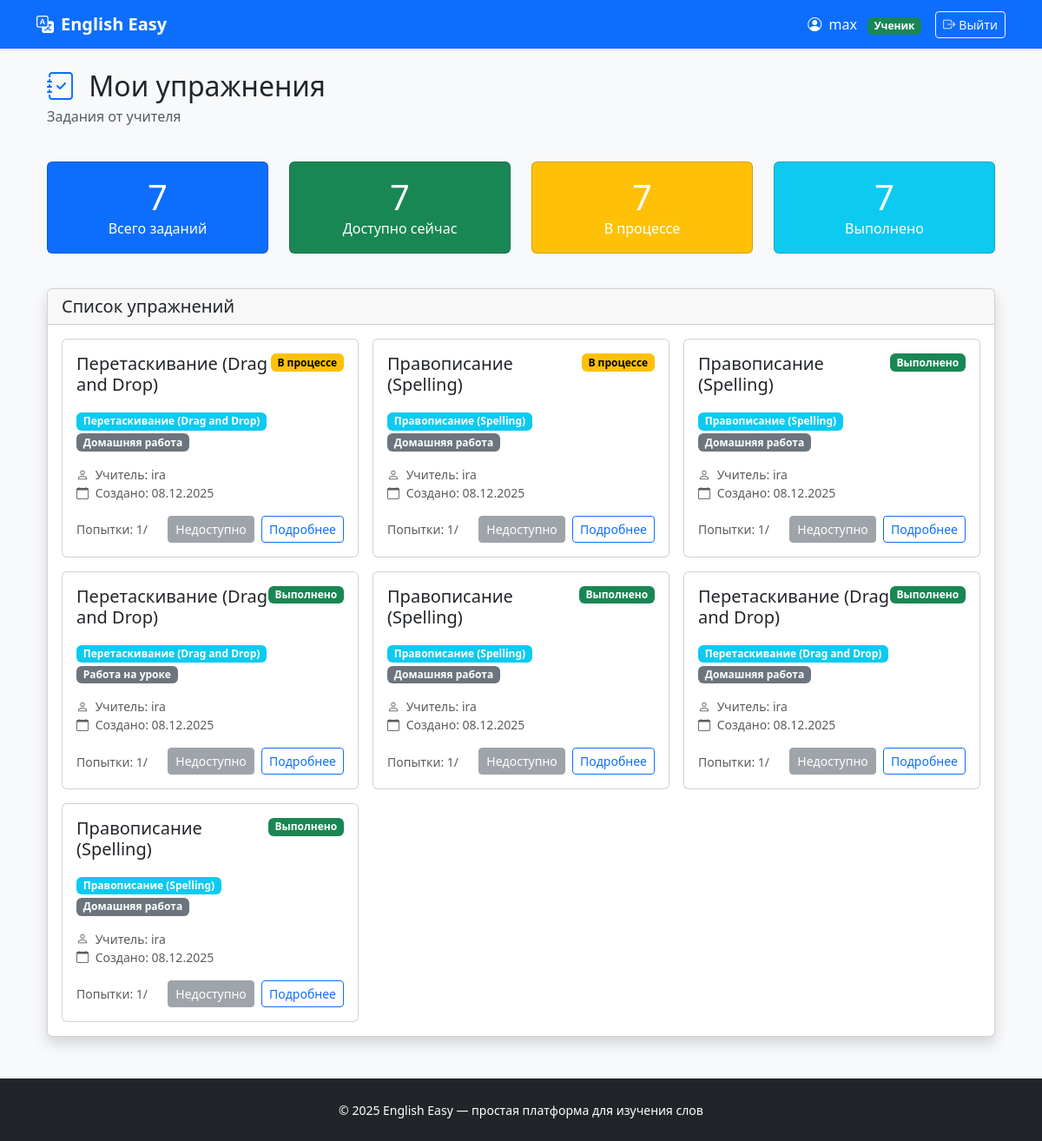
The page /exercises/my/ (signed in) on the database its author committed.
### users/models.py (models this page shows, shortened)
class User(AbstractUser):
    ROLE_CHOICES = (
        ('teacher', 'Учитель'),
        ('student', 'Ученик'),
    )
    role = models.CharField(max_length=10, choices=ROLE_CHOICES, default='student')
    def is_teacher(self):
        return self.role == 'teacher'
    def is_student(self):
        return self.role == 'student'

### exercises/models.py (models this page shows, shortened)
class Exercise(models.Model):
    ASSIGNMENT_TYPE_CHOICES = [
        ('homework', 'Домашняя работа'),
        ('classwork', 'Работа на уроке'),
        ('test', 'Контрольная работа'),
    ]
    STATUS_CHOICES = [
        ('not_started', 'Не начато'),
        ('in_progress', 'В процессе'),
        ('completed', 'Выполнено'),
        ('graded', 'Проверено'),
    ]
    description = models.TextField('Описание', blank=True)
    student = models.ForeignKey(
        settings.AUTH_USER_MODEL,
        on_delete=models.CASCADE,
        related_name='exercises',
        limit_choices_to={'role': 'student'},
        verbose_name='Ученик'
    )
    teacher = models.ForeignKey(
        settings.AUTH_USER_MODEL,
        on_delete=models.CASCADE,
        related_name='created_exercises',
        limit_choices_to={'role': 'teacher'},
        verbose_name='Учитель'
    )
    assignment_type = models.CharField(
        'Тип задания',
        max_length=20,
        choices=ASSIGNMENT_TYPE_CHOICES,
        default='homework'
    )
    status = models.CharField(
        'Статус',
        max_length=20,
        choices=STATUS_CHOICES,
        default='not_started'
    )
    attempts = models.IntegerField('Количество попыток', default=0)
    created_at = models.DateTimeField('Создано', auto_now_add=True)
    updated_at = models.DateTimeField('Обновлено', auto_now=True)
    due_date = models.DateTimeField('Срок выполнения', null=True, blank=True)
    completed_at = models.DateTimeField('Завершено', null=True, blank=True)
    teacher_comment = models.TextField('Комментарий учителя', blank=True)
    exercise_type = models.CharField('Тип упражнения', max_length=50, default='spelling_drag_drop')
    class Meta:
        verbose_name = 'Упражнение'
        verbose_name_plural = 'Упражнения'
        ordering = ['-created_at']
    def is_overdue(self):
        if self.due_date and timezone.now() > self.due_date:
            return True
        return False
    def get_exercise_type_display(self):
        if self.exercise_type == 'spelling_drag_drop':
            try:
                return self.spellingdragdropexercise.get_type_display()
            except SpellingDragDropExercise.DoesNotExist:
                return 'Spelling/Drag & Drop'
        elif self.exercise_type == 'letter_soup':
            return 'Буквенный суп'
        else:
            return self.exercise_type
    def get_assignment_type_display(self):
        return dict(self.ASSIGNMENT_TYPE_CHOICES).get(self.assignment_type, self.assignment_type)

class SpellingDragDropExercise(models.Model):
    EXERCISE_TYPE_CHOICES = [
        ('spelling', 'Правописание (Spelling)'),
        ('drag_and_drop', 'Перетаскивание (Drag and Drop)'),
    ]
    exercise = models.OneToOneField(
        Exercise,
        on_delete=models.CASCADE,
        related_name='spellingdragdropexercise',
        primary_key=True
    )
    type = models.CharField(
        'Тип упражнения',
        max_length=20,
        choices=EXERCISE_TYPE_CHOICES,
        default='spelling'
    )
    pairs = models.JSONField('Пары слов', default=list)
    shuffle_letters = models.BooleanField('Перемешивать буквы', default=True)
    show_hints = models.BooleanField('Показывать подсказки', default=True)
    class Meta:
        verbose_name = 'Spelling/Drag & Drop упражнение'
        verbose_name_plural = 'Spelling/Drag & Drop упражнения'

### exercises/views.py (the view)
# urls.py: path('my/', views.student_exercises_list, name='my_exercises'),
@login_required
def student_exercises_list(request):
    if not request.user.is_student():
        return redirect('dashboard:home')
    exercises = Exercise.objects.filter(student=request.user)
    return render(request, 'exercises/my.html', {
        'exercises': exercises,
        'now': timezone.now(),
    })

### exercises/templates/exercises/my.html (shortened to what this page needs)
{% extends 'base.html' %}
{% block content %}
<div class="container-fluid">
    <div class="row mb-4">
        <div class="col">
            <h1 class="h2 mb-1">
                <i class="bi bi-journal-check text-primary me-2"></i>
                Мои упражнения
            </h1>
            <p class="text-muted">Задания от учителя</p>
        </div>
    </div>
    <div class="row mb-4">
        <div class="col-md-3 mb-3">
            <div class="card bg-primary text-white">
                <div class="card-body text-center">
                    <div class="h1 mb-0">{{ exercises.count }}</div>
                    <p class="mb-0">Всего заданий</p>
                </div>
            </div>
        </div>
        <div class="col-md-3 mb-3">
            <div class="card bg-success text-white">
                <div class="card-body text-center">
                    <div class="h1 mb-0">{{ exercises|length|default:0 }}</div>
                    <p class="mb-0">Доступно сейчас</p>
                </div>
            </div>
        </div>
        <div class="col-md-3 mb-3">
            <div class="card bg-warning text-white">
                <div class="card-body text-center">
                    <div class="h1 mb-0">{{ exercises.count }}</div>
                    <p class="mb-0">В процессе</p>
                </div>
            </div>
        </div>
        <div class="col-md-3 mb-3">
            <div class="card bg-info text-white">
                <div class="card-body text-center">
                    <div class="h1 mb-0">{{ exercises.count }}</div>
                    <p class="mb-0">Выполнено</p>
                </div>
            </div>
        </div>
    </div>
    <div class="card shadow">
        <div class="card-header">
            <h5 class="mb-0">Список упражнений</h5>
        </div>
        <div class="card-body">
            {% if exercises %}
                <div class="row g-3">
                    {% for exercise in exercises %}
                        <div class="col-md-6 col-lg-4">
                            <div class="card h-100 {% if exercise.is_overdue %}border-danger{% endif %}">
                                <div class="card-body">
                                    <div class="d-flex justify-content-between align-items-start mb-2">
                                        <div>
                                            <h5 class="card-title">{{ exercise.get_exercise_type_display }}</h5>
                                        </div>
                                        <span class="badge bg-{{ exercise.status }}">
                                            {{ exercise.get_status_display }}
                                        </span>
                                    </div>
                                    <div class="mb-3">
                                        <span class="badge bg-info me-1">
                                            {{ exercise.get_exercise_type_display }}
                                        </span>
                                        <span class="badge bg-secondary me-1">
                                            {{ exercise.get_assignment_type_display }}
                                        </span>
                                    </div>
                                    <div class="mb-3">
                                        <small class="text-muted d-block">
                                            <i class="bi bi-person me-1"></i>
                                            Учитель: {{ exercise.teacher.get_full_name|default:exercise.teacher.username }}
                                        </small>
                                        <small class="text-muted d-block">
                                            <i class="bi bi-calendar me-1"></i>
                                            Создано: {{ exercise.created_at|date:"d.m.Y" }}
                                        </small>
                                    </div>
                                    <div class="d-flex justify-content-between align-items-center">
                                        <div>
                                            <small class="text-muted">
                                                Попытки: {{ exercise.attempts }}/{{ exercise.max_attempts }}
                                            </small>
                                        </div>
                                        <div>
                                            {% if exercise.can_attempt %}
                                                <a href="{% url 'exercises:do_exercise' exercise.id %}"
                                                   class="btn btn-sm btn-primary">
                                                    {% if exercise.status == 'not_started' %}
                                                        Начать
                                                    {% else %}
                                                        Продолжить
                                                    {% endif %}
                                                </a>
                                            {% else %}
                                                <button class="btn btn-sm btn-secondary" disabled>
                                                    Недоступно
                                                </button>
                                            {% endif %}
                                            <a href="{% url 'exercises:exercise_detail' exercise.id %}"
                                               class="btn btn-sm btn-outline-primary ms-1">
                                                Подробнее
                                            </a>
                                        </div>
                                    </div>
                                </div>
                            </div>
                        </div>
                    {% endfor %}
                </div>
            {% else %}
                <div class="text-center py-5">
                    <i class="bi bi-journal-x display-1 text-muted mb-3"></i>
                    <h4>Нет заданий</h4>
                    <p class="text-muted">Ваш учитель ещё не создал для вас упражнений</p>
                </div>
            {% endif %}
        </div>
    </div>
</div>
{% endblock %}

### templates/base.html (shortened to what this page needs)
<!DOCTYPE html>
<html lang="ru">
<head>
    <link href="https://cdn.jsdelivr.net/npm/bootstrap@5.3.3/dist/css/bootstrap.min.css" rel="stylesheet">
    <link href="https://cdn.jsdelivr.net/npm/bootstrap-icons@1.11.0/font/bootstrap-icons.css" rel="stylesheet">
</head>
<body>
<nav class="navbar navbar-expand-lg navbar-dark bg-primary shadow-sm">
    <div class="container">
        <a class="navbar-brand fw-bold" href="{% url 'users:home' %}">
            <i class="bi bi-translate me-2"></i>English Easy
        </a>
        <div class="navbar-nav ms-auto align-items-center">
            {% if user.is_authenticated %}
                <span class="text-white me-3">
                    <i class="bi bi-person-circle me-1"></i>
                    {{ user.username }}
                    {% if user.is_teacher %}
                        <span class="badge bg-light text-dark ms-2">Учитель</span>
                    {% else %}
                        <span class="badge bg-success text-white ms-2">Ученик</span>
                    {% endif %}
                </span>
                <form method="post" action="{% url 'users:logout' %}" class="d-inline">
                    <button type="submit" class="btn btn-outline-light btn-sm">
                        <i class="bi bi-box-arrow-right me-1"></i>Выйти
                    </button>
                </form>
            {% else %}
                <a href="{% url 'users:home' %}#login" class="btn btn-outline-light btn-sm">
                    <i class="bi bi-box-arrow-in-right me-1"></i>Вход
                </a>
            {% endif %}
        </div>
    </div>
</nav>
<main class="container mt-4 mb-5">
    {% block content %}
    {% endblock %}
</main>
<footer class="bg-dark text-white py-4 mt-auto">
    <div class="container text-center">
        <small>© 2025 English Easy — простая платформа для изучения слов</small>
    </div>
</footer>
</body>
</html>

### templates/base.html (style rules this page uses)
body { background: #f8f9fa; }
.navbar-brand { font-weight: 800; }

### exercises/templates/exercises/my.html (style rules this page uses)
.bg-in_progress { background-color: #ffc107; color: #000; }
.bg-completed { background-color: #198754; }

### rows shown on the page
User: username "max"
Exercise: exercise_type "Перетаскивание (Drag and Drop)", status "В процессе", assignment_type "Домашняя работа", teacher.get_full_name "ira", created_at "08.12.2025", attempts "1"
Exercise: exercise_type "Правописание (Spelling)", status "В процессе", assignment_type "Домашняя работа", teacher.get_full_name "ira", created_at "08.12.2025", attempts "1"
Exercise: exercise_type "Правописание (Spelling)", status "Выполнено", assignment_type "Домашняя работа", teacher.get_full_name "ira", created_at "08.12.2025", attempts "1"
Exercise: exercise_type "Перетаскивание (Drag and Drop)", status "Выполнено", assignment_type "Работа на уроке", teacher.get_full_name "ira", created_at "08.12.2025", attempts "1"
Exercise: exercise_type "Правописание (Spelling)", status "Выполнено", assignment_type "Домашняя работа", teacher.get_full_name "ira", created_at "08.12.2025", attempts "1"
Exercise: exercise_type "Перетаскивание (Drag and Drop)", status "Выполнено", assignment_type "Домашняя работа", teacher.get_full_name "ira", created_at "08.12.2025", attempts "1"
Exercise: exercise_type "Правописание (Spelling)", status "Выполнено", assignment_type "Домашняя работа", teacher.get_full_name "ira", created_at "08.12.2025", attempts "1"

### other values the page prints
{{ exercises.count }} "7"
{{ exercises|length|default:0 }} "7"
